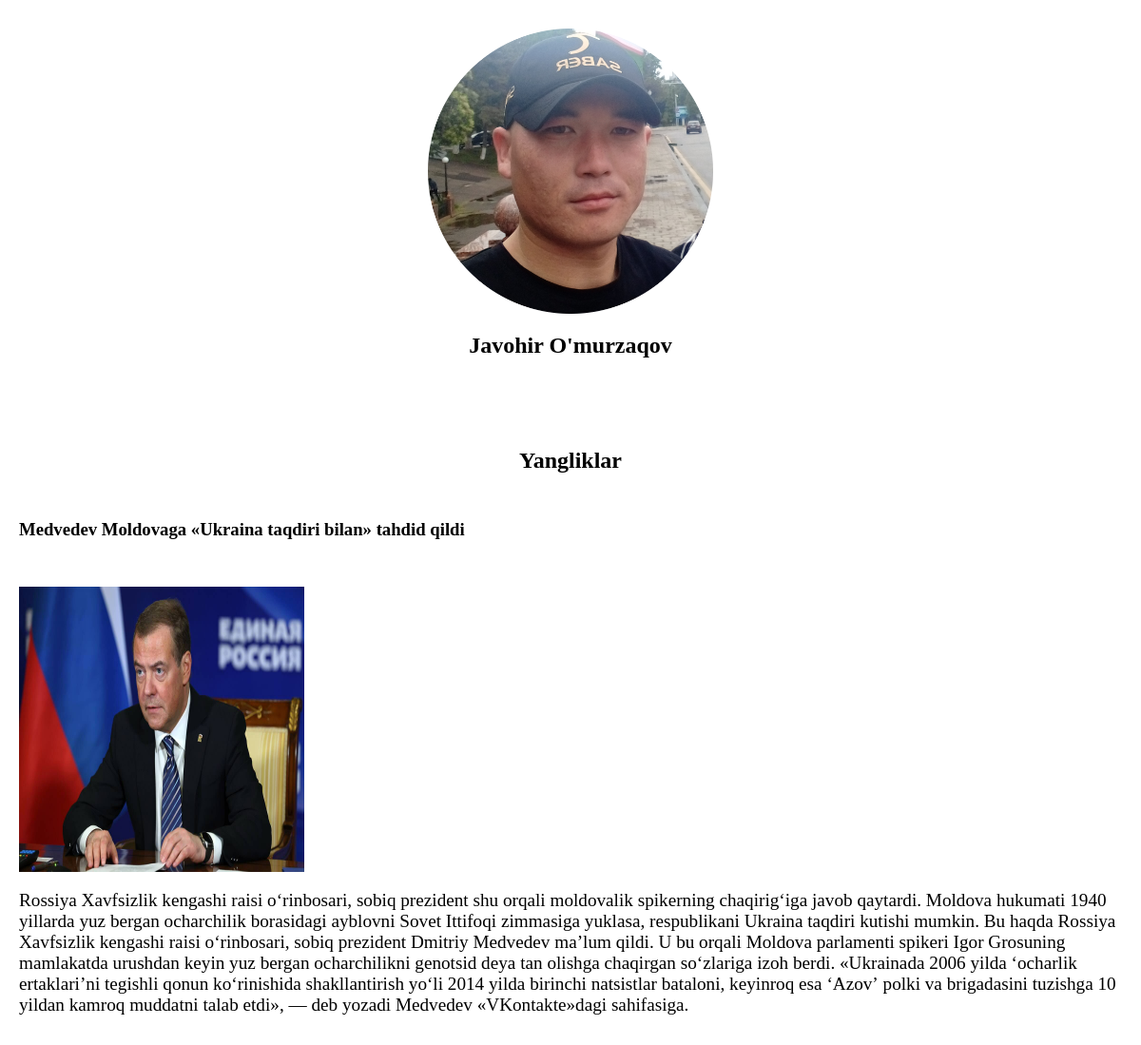
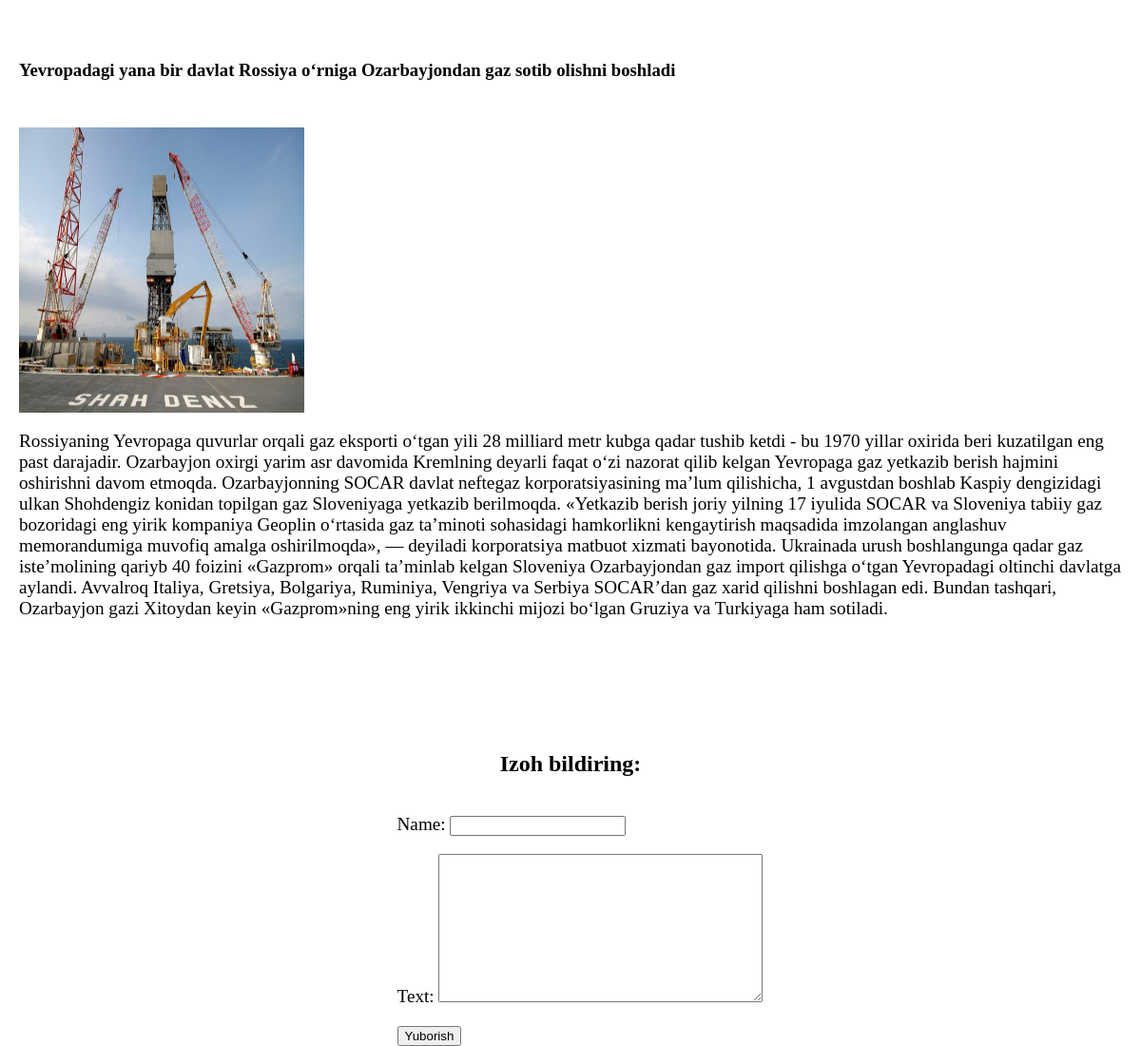
The page / on the database its author committed (2 pictures, top to bottom).
### blog_app/models.py (models this page shows, shortened)
class Post(models.Model):
    title = models.CharField(max_length=200,verbose_name='Post title')
    message = models.TextField()
    image = models.ImageField(upload_to='images/')

### blog_app/views.py (the view)
# urls.py: 2. Add a URL to urlpatterns:  path('', views.home, name='home')
def home(request):
    post = Post.objects.all()
    form = CommentForm(request.POST or None)
    if request.method == 'POST'and form.is_valid():
        form.save()
        return redirect('/')
    context = {
        'post': post,
        'form': form
    }
    return render(request,'index.html',context)

### blog_app/forms.py
class CommentForm(forms.ModelForm):
    class Meta:
        model = Comment
        fields = ['name','text']

### templates/index.html (shortened to what this page needs)
{% load static %}
<html>
<body>
    <div class="body">
        <img src="{% static 'icon_me.png' %}" alt="Javokhir"/>
        <center><h2>Javohir O'murzaqov</h2></center>
    <br> <br> <br>
   <center> <h2>Yangliklar</h2></center>
    {% for i in post %}
        <div class="container">
            <h3>{{i.title}}</h3>
            <img src="{{i.image.url}}">
            <p>{{i.message}}</p>
         </div>
        <br><br>
    {% endfor %}
<br> <br> <br>
        <h2>Izoh bildiring: </h2>
 <form method="post" style="position:static;margin-left:20px;margin-bottom:30px;float:left;">{% csrf_token %}
        {{form.as_p}}
        <button type="submit">Yuborish</button>
    </form>
    </div>
</body>
</html>

### templates/index.html (style rules this page uses)
body { margin:0; padding:0; }
.body { width: 100vw; height: 100vh; padding: 0 auto; margin: 0 auto; display: flex; align-items: center; flex-direction: column; }
p { font-size: larger; }
img { margin-top:30px; width: 300px; height: 300px; }
.container { padding:10px 20px; }

### rows shown on the page
Post: title "Medvedev Moldovaga «Ukraina taqdiri bilan» tahdid qildi", image (picture), message "Rossiya Xavfsizlik kengashi raisi o‘rinbosari, sobiq prezident shu orqali moldovalik spikerning chaqirig‘iga javob qaytardi. Moldova hukumati 1940 yillarda yuz bergan ocharchilik borasidagi ayblovni Sovet Ittifoqi zimmasiga yuklasa, respublikani Ukraina taqdiri kutishi mumkin. Bu haqda Rossiya Xavfsizlik kengashi raisi o‘rinbosari, sobiq prezident Dmitriy Medvedev ma’lum qildi. U bu orqali Moldova parlamenti spikeri Igor Grosuning mamlakatda urushdan keyin yuz bergan ocharchilikni genotsid deya tan olishga chaqirgan so‘zlariga izoh berdi. «Ukrainada 2006 yilda ‘ocharlik ertaklari’ni tegishli qonun ko‘rinishida shakllantirish yo‘li 2014 yilda birinchi natsistlar bataloni, keyinroq esa ‘Azovʼ…"
Post: title "Yevropadagi yana bir davlat Rossiya o‘rniga Ozarbayjondan gaz sotib olishni boshladi", image (picture), message "Rossiyaning Yevropaga quvurlar orqali gaz eksporti o‘tgan yili 28 milliard metr kubga qadar tushib ketdi - bu 1970 yillar oxirida beri kuzatilgan eng past darajadir. Ozarbayjon oxirgi yarim asr davomida Kremlning deyarli faqat o‘zi nazorat qilib kelgan Yevropaga gaz yetkazib berish hajmini oshirishni davom etmoqda. Ozarbayjonning SOCAR davlat neftegaz korporatsiyasining ma’lum qilishicha, 1 avgustdan boshlab Kaspiy dengizidagi ulkan Shohdengiz konidan topilgan gaz Sloveniyaga yetkazib berilmoqda. «Yetkazib berish joriy yilning 17 iyulida SOCAR va Sloveniya tabiiy gaz bozoridagi eng yirik kompaniya Geoplin o‘rtasida gaz ta’minoti sohasidagi hamkorlikni kengaytirish maqsadida imzolangan…"
